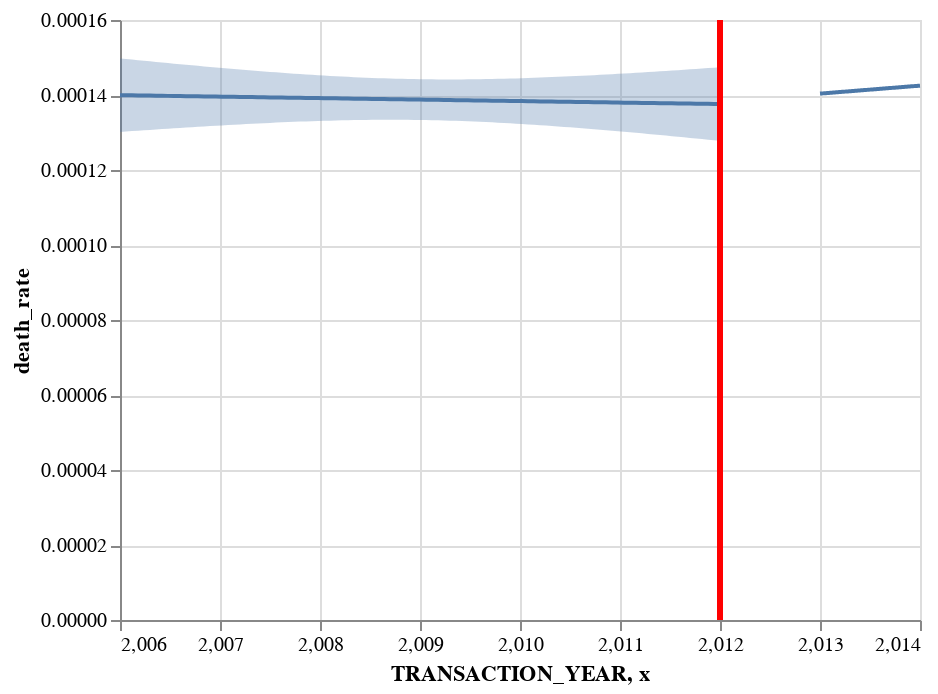

The cell this chart's notebook holds for it:
### Markdown cell above
> pre-post for death rate

### Code cell
xvar= "TRANSACTION_YEAR"
yvar="death_rate"
fit, chart = pre_post(WA, yvar, xvar, 2012, alpha=0.05)
chart

### Figure 1 — Vega-Lite specification as saved in the notebook (floating-point values rounded to 4 significant figures)
{"config": {"view": {"continuousWidth": 400, "continuousHeight": 300}}, "layer": [{"data": {"name": "data-55faba22b332803f3cf024ab01af5ac5"}, "mark": "errorband", "encoding": {"x": {"field": "TRANSACTION_YEAR", "type": "quantitative"}, "y": {"field": "ci_low", "title": "death_rate", "type": "quantitative"}, "y2": {"field": "ci_high"}}}, {"data": {"name": "data-8ecef365b0bb434f45b5472c5743926a"}, "mark": "errorband", "encoding": {"x": {"field": "TRANSACTION_YEAR", "type": "quantitative"}, "y": {"field": "ci_low", "title": "death_rate", "type": "quantitative"}, "y2": {"field": "ci_high"}}}, {"data": {"name": "data-55faba22b332803f3cf024ab01af5ac5"}, "mark": "line", "encoding": {"x": {"field": "TRANSACTION_YEAR", "type": "quantitative"}, "y": {"field": "death_rate", "type": "quantitative"}}}, {"data": {"name": "data-8ecef365b0bb434f45b5472c5743926a"}, "mark": "line", "encoding": {"x": {"field": "TRANSACTION_YEAR", "type": "quantitative"}, "y": {"field": "death_rate", "type": "quantitative"}}}, {"data": {"name": "data-093671e60d609957934f7032375c92d9"}, "mark": {"type": "rule", "color": "red", "strokeWidth": 3}, "encoding": {"x": {"field": "x", "type": "quantitative"}}}], "$schema": "https://vega.github.io/schema/vega-lite/v4.17.0.json", "datasets": {"data-55faba22b332803f3cf024ab01af5ac5": [{"TRANSACTION_YEAR": 2006.0, "death_rate": 0.00014, "ci_low": 0.0001301, "ci_high": 0.0001498}, {"TRANSACTION_YEAR": 2006.0, "death_rate": 0.0001399, "ci_low": 0.0001303, "ci_high": 0.0001496}, {"TRANSACTION_YEAR": 2006.0, "death_rate": 0.0001399, "ci_low": 0.0001304, "ci_high": 0.0001494}, {"TRANSACTION_YEAR": 2006.0, "death_rate": 0.0001399, "ci_low": 0.0001305, "ci_high": 0.0001493}, {"TRANSACTION_YEAR": 2006.0, "death_rate": 0.0001399, "ci_low": 0.0001306, "ci_high": 0.0001491}, {"TRANSACTION_YEAR": 2006.0, "death_rate": 0.0001398, "ci_low": 0.0001307, "ci_high": 0.000149}, {"TRANSACTION_YEAR": 2006.0, "death_rate": 0.0001398, "ci_low": 0.0001308, "ci_high": 0.0001488}, {"TRANSACTION_YEAR": 2006.0, "death_rate": 0.0001398, "ci_low": 0.0001309, "ci_high": 0.0001487}, {"TRANSACTION_YEAR": 2006.0, "death_rate": 0.0001398, "ci_low": 0.000131, "ci_high": 0.0001485}, {"TRANSACTION_YEAR": 2007.0, "death_rate": 0.0001397, "ci_low": 0.0001311, "ci_high": 0.0001484}, {"TRANSACTION_YEAR": 2007.0, "death_rate": 0.0001397, "ci_low": 0.0001312, "ci_high": 0.0001482}, {"TRANSACTION_YEAR": 2007.0, "death_rate": 0.0001397, "ci_low": 0.0001313, "ci_high": 0.0001481}, {"TRANSACTION_YEAR": 2007.0, "death_rate": 0.0001397, "ci_low": 0.0001314, "ci_high": 0.0001479}, {"TRANSACTION_YEAR": 2007.0, "death_rate": 0.0001396, "ci_low": 0.0001315, "ci_high": 0.0001478}, {"TRANSACTION_YEAR": 2007.0, "death_rate": 0.0001396, "ci_low": 0.0001316, "ci_high": 0.0001476}, {"TRANSACTION_YEAR": 2007.0, "death_rate": 0.0001396, "ci_low": 0.0001317, "ci_high": 0.0001475}, {"TRANSACTION_YEAR": 2007.0, "death_rate": 0.0001396, "ci_low": 0.0001318, "ci_high": 0.0001473}, {"TRANSACTION_YEAR": 2007.0, "death_rate": 0.0001396, "ci_low": 0.0001319, "ci_high": 0.0001472}, {"TRANSACTION_YEAR": 2007.0, "death_rate": 0.0001395, "ci_low": 0.000132, "ci_high": 0.0001471}, {"TRANSACTION_YEAR": 2007.0, "death_rate": 0.0001395, "ci_low": 0.0001321, "ci_high": 0.0001469}, {"TRANSACTION_YEAR": 2007.0, "death_rate": 0.0001395, "ci_low": 0.0001322, "ci_high": 0.0001468}, {"TRANSACTION_YEAR": 2007.0, "death_rate": 0.0001395, "ci_low": 0.0001322, "ci_high": 0.0001467}, {"TRANSACTION_YEAR": 2007.0, "death_rate": 0.0001394, "ci_low": 0.0001323, "ci_high": 0.0001465}, {"TRANSACTION_YEAR": 2007.0, "death_rate": 0.0001394, "ci_low": 0.0001324, "ci_high": 0.0001464}, {"TRANSACTION_YEAR": 2007.0, "death_rate": 0.0001394, "ci_low": 0.0001325, "ci_high": 0.0001463}, {"TRANSACTION_YEAR": 2007.0, "death_rate": 0.0001394, "ci_low": 0.0001326, "ci_high": 0.0001462}, {"TRANSACTION_YEAR": 2008.0, "death_rate": 0.0001393, "ci_low": 0.0001326, "ci_high": 0.000146}, {"TRANSACTION_YEAR": 2008.0, "death_rate": 0.0001393, "ci_low": 0.0001327, "ci_high": 0.0001459}, {"TRANSACTION_YEAR": 2008.0, "death_rate": 0.0001393, "ci_low": 0.0001328, "ci_high": 0.0001458}, {"TRANSACTION_YEAR": 2008.0, "death_rate": 0.0001393, "ci_low": 0.0001328, "ci_high": 0.0001457}, {"TRANSACTION_YEAR": 2008.0, "death_rate": 0.0001392, "ci_low": 0.0001329, "ci_high": 0.0001456}, {"TRANSACTION_YEAR": 2008.0, "death_rate": 0.0001392, "ci_low": 0.000133, "ci_high": 0.0001455}, {"TRANSACTION_YEAR": 2008.0, "death_rate": 0.0001392, "ci_low": 0.000133, "ci_high": 0.0001454}, {"TRANSACTION_YEAR": 2008.0, "death_rate": 0.0001392, "ci_low": 0.0001331, "ci_high": 0.0001453}, {"TRANSACTION_YEAR": 2008.0, "death_rate": 0.0001392, "ci_low": 0.0001331, "ci_high": 0.0001452}, {"TRANSACTION_YEAR": 2008.0, "death_rate": 0.0001391, "ci_low": 0.0001332, "ci_high": 0.0001451}, {"TRANSACTION_YEAR": 2008.0, "death_rate": 0.0001391, "ci_low": 0.0001332, "ci_high": 0.000145}, {"TRANSACTION_YEAR": 2008.0, "death_rate": 0.0001391, "ci_low": 0.0001332, "ci_high": 0.0001449}, {"TRANSACTION_YEAR": 2008.0, "death_rate": 0.0001391, "ci_low": 0.0001333, "ci_high": 0.0001448}, {"TRANSACTION_YEAR": 2008.0, "death_rate": 0.000139, "ci_low": 0.0001333, "ci_high": 0.0001448}, {"TRANSACTION_YEAR": 2008.0, "death_rate": 0.000139, "ci_low": 0.0001333, "ci_high": 0.0001447}, {"TRANSACTION_YEAR": 2008.0, "death_rate": 0.000139, "ci_low": 0.0001334, "ci_high": 0.0001446}, {"TRANSACTION_YEAR": 2009.0, "death_rate": 0.000139, "ci_low": 0.0001334, "ci_high": 0.0001446}, {"TRANSACTION_YEAR": 2009.0, "death_rate": 0.0001389, "ci_low": 0.0001334, "ci_high": 0.0001445}, {"TRANSACTION_YEAR": 2009.0, "death_rate": 0.0001389, "ci_low": 0.0001334, "ci_high": 0.0001444}, {"TRANSACTION_YEAR": 2009.0, "death_rate": 0.0001389, "ci_low": 0.0001334, "ci_high": 0.0001444}, {"TRANSACTION_YEAR": 2009.0, "death_rate": 0.0001389, "ci_low": 0.0001334, "ci_high": 0.0001443}, {"TRANSACTION_YEAR": 2009.0, "death_rate": 0.0001388, "ci_low": 0.0001334, "ci_high": 0.0001443}, {"TRANSACTION_YEAR": 2009.0, "death_rate": 0.0001388, "ci_low": 0.0001334, "ci_high": 0.0001443}, {"TRANSACTION_YEAR": 2009.0, "death_rate": 0.0001388, "ci_low": 0.0001334, "ci_high": 0.0001442}, {"TRANSACTION_YEAR": 2009.0, "death_rate": 0.0001388, "ci_low": 0.0001333, "ci_high": 0.0001442}, {"TRANSACTION_YEAR": 2009.0, "death_rate": 0.0001387, "ci_low": 0.0001333, "ci_high": 0.0001442}, {"TRANSACTION_YEAR": 2009.0, "death_rate": 0.0001387, "ci_low": 0.0001333, "ci_high": 0.0001442}, {"TRANSACTION_YEAR": 2009.0, "death_rate": 0.0001387, "ci_low": 0.0001332, "ci_high": 0.0001442}, {"TRANSACTION_YEAR": 2009.0, "death_rate": 0.0001387, "ci_low": 0.0001332, "ci_high": 0.0001442}, {"TRANSACTION_YEAR": 2009.0, "death_rate": 0.0001387, "ci_low": 0.0001332, "ci_high": 0.0001442}, {"TRANSACTION_YEAR": 2009.0, "death_rate": 0.0001386, "ci_low": 0.0001331, "ci_high": 0.0001442}, {"TRANSACTION_YEAR": 2009.0, "death_rate": 0.0001386, "ci_low": 0.000133, "ci_high": 0.0001442}, {"TRANSACTION_YEAR": 2009.0, "death_rate": 0.0001386, "ci_low": 0.000133, "ci_high": 0.0001442}, {"TRANSACTION_YEAR": 2010.0, "death_rate": 0.0001386, "ci_low": 0.0001329, "ci_high": 0.0001442}, {"TRANSACTION_YEAR": 2010.0, "death_rate": 0.0001385, "ci_low": 0.0001329, "ci_high": 0.0001442}, {"TRANSACTION_YEAR": 2010.0, "death_rate": 0.0001385, "ci_low": 0.0001328, "ci_high": 0.0001442}, {"TRANSACTION_YEAR": 2010.0, "death_rate": 0.0001385, "ci_low": 0.0001327, "ci_high": 0.0001443}, {"TRANSACTION_YEAR": 2010.0, "death_rate": 0.0001385, "ci_low": 0.0001326, "ci_high": 0.0001443}, {"TRANSACTION_YEAR": 2010.0, "death_rate": 0.0001384, "ci_low": 0.0001325, "ci_high": 0.0001443}, {"TRANSACTION_YEAR": 2010.0, "death_rate": 0.0001384, "ci_low": 0.0001325, "ci_high": 0.0001444}, {"TRANSACTION_YEAR": 2010.0, "death_rate": 0.0001384, "ci_low": 0.0001324, "ci_high": 0.0001444}, {"TRANSACTION_YEAR": 2010.0, "death_rate": 0.0001384, "ci_low": 0.0001323, "ci_high": 0.0001445}, {"TRANSACTION_YEAR": 2010.0, "death_rate": 0.0001383, "ci_low": 0.0001322, "ci_high": 0.0001445}, {"TRANSACTION_YEAR": 2010.0, "death_rate": 0.0001383, "ci_low": 0.0001321, "ci_high": 0.0001446}, {"TRANSACTION_YEAR": 2010.0, "death_rate": 0.0001383, "ci_low": 0.000132, "ci_high": 0.0001446}, {"TRANSACTION_YEAR": 2010.0, "death_rate": 0.0001383, "ci_low": 0.0001318, "ci_high": 0.0001447}, {"TRANSACTION_YEAR": 2010.0, "death_rate": 0.0001383, "ci_low": 0.0001317, "ci_high": 0.0001448}, {"TRANSACTION_YEAR": 2010.0, "death_rate": 0.0001382, "ci_low": 0.0001316, "ci_high": 0.0001448}, {"TRANSACTION_YEAR": 2010.0, "death_rate": 0.0001382, "ci_low": 0.0001315, "ci_high": 0.0001449}, {"TRANSACTION_YEAR": 2010.0, "death_rate": 0.0001382, "ci_low": 0.0001314, "ci_high": 0.000145}, {"TRANSACTION_YEAR": 2011.0, "death_rate": 0.0001382, "ci_low": 0.0001313, "ci_high": 0.0001451}, {"TRANSACTION_YEAR": 2011.0, "death_rate": 0.0001381, "ci_low": 0.0001311, "ci_high": 0.0001451}, {"TRANSACTION_YEAR": 2011.0, "death_rate": 0.0001381, "ci_low": 0.000131, "ci_high": 0.0001452}, {"TRANSACTION_YEAR": 2011.0, "death_rate": 0.0001381, "ci_low": 0.0001309, "ci_high": 0.0001453}, {"TRANSACTION_YEAR": 2011.0, "death_rate": 0.0001381, "ci_low": 0.0001307, "ci_high": 0.0001454}, {"TRANSACTION_YEAR": 2011.0, "death_rate": 0.000138, "ci_low": 0.0001306, "ci_high": 0.0001455}, {"TRANSACTION_YEAR": 2011.0, "death_rate": 0.000138, "ci_low": 0.0001305, "ci_high": 0.0001456}, {"TRANSACTION_YEAR": 2011.0, "death_rate": 0.000138, "ci_low": 0.0001303, "ci_high": 0.0001456}, {"TRANSACTION_YEAR": 2011.0, "death_rate": 0.000138, "ci_low": 0.0001302, "ci_high": 0.0001457}, {"TRANSACTION_YEAR": 2011.0, "death_rate": 0.0001379, "ci_low": 0.0001301, "ci_high": 0.0001458}, {"TRANSACTION_YEAR": 2011.0, "death_rate": 0.0001379, "ci_low": 0.0001299, "ci_high": 0.0001459}, {"TRANSACTION_YEAR": 2011.0, "death_rate": 0.0001379, "ci_low": 0.0001298, "ci_high": 0.000146}, {"TRANSACTION_YEAR": 2011.0, "death_rate": 0.0001379, "ci_low": 0.0001296, "ci_high": 0.0001461}, {"TRANSACTION_YEAR": 2011.0, "death_rate": 0.0001378, "ci_low": 0.0001295, "ci_high": 0.0001462}, {"TRANSACTION_YEAR": 2011.0, "death_rate": 0.0001378, "ci_low": 0.0001293, "ci_high": 0.0001463}, {"TRANSACTION_YEAR": 2011.0, "death_rate": 0.0001378, "ci_low": 0.0001292, "ci_high": 0.0001464}, {"TRANSACTION_YEAR": 2012.0, "death_rate": 0.0001378, "ci_low": 0.000129, "ci_high": 0.0001465}, {"TRANSACTION_YEAR": 2012.0, "death_rate": 0.0001378, "ci_low": 0.0001289, "ci_high": 0.0001466}, {"TRANSACTION_YEAR": 2012.0, "death_rate": 0.0001377, "ci_low": 0.0001287, "ci_high": 0.0001467}, {"TRANSACTION_YEAR": 2012.0, "death_rate": 0.0001377, "ci_low": 0.0001286, "ci_high": 0.0001468}, {"TRANSACTION_YEAR": 2012.0, "death_rate": 0.0001377, "ci_low": 0.0001284, "ci_high": 0.000147}, {"TRANSACTION_YEAR": 2012.0, "death_rate": 0.0001377, "ci_low": 0.0001283, "ci_high": 0.0001471}, {"TRANSACTION_YEAR": 2012.0, "death_rate": 0.0001376, "ci_low": 0.0001281, "ci_high": 0.0001472}, {"TRANSACTION_YEAR": 2012.0, "death_rate": 0.0001376, "ci_low": 0.0001279, "ci_high": 0.0001473}, {"TRANSACTION_YEAR": 2012.0, "death_rate": 0.0001376, "ci_low": 0.0001278, "ci_high": 0.0001474}], "data-8ecef365b0bb434f45b5472c5743926a": [{"TRANSACTION_YEAR": 2013.0, "death_rate": 0.0001404, "ci_low": null, "ci_high": null}, {"TRANSACTION_YEAR": 2013.0, "death_rate": 0.0001404, "ci_low": null, "ci_high": null}, {"TRANSACTION_YEAR": 2013.0, "death_rate": 0.0001404, "ci_low": null, "ci_high": null}, {"TRANSACTION_YEAR": 2013.0, "death_rate": 0.0001404, "ci_low": null, "ci_high": null}, {"TRANSACTION_YEAR": 2013.0, "death_rate": 0.0001405, "ci_low": null, "ci_high": null}, {"TRANSACTION_YEAR": 2013.0, "death_rate": 0.0001405, "ci_low": null, "ci_high": null}, {"TRANSACTION_YEAR": 2013.0, "death_rate": 0.0001405, "ci_low": null, "ci_high": null}, {"TRANSACTION_YEAR": 2013.0, "death_rate": 0.0001405, "ci_low": null, "ci_high": null}, {"TRANSACTION_YEAR": 2013.0, "death_rate": 0.0001405, "ci_low": null, "ci_high": null}, {"TRANSACTION_YEAR": 2013.0, "death_rate": 0.0001406, "ci_low": null, "ci_high": null}, {"TRANSACTION_YEAR": 2013.0, "death_rate": 0.0001406, "ci_low": null, "ci_high": null}, {"TRANSACTION_YEAR": 2013.0, "death_rate": 0.0001406, "ci_low": null, "ci_high": null}, {"TRANSACTION_YEAR": 2013.0, "death_rate": 0.0001406, "ci_low": null, "ci_high": null}, {"TRANSACTION_YEAR": 2013.0, "death_rate": 0.0001406, "ci_low": null, "ci_high": null}, {"TRANSACTION_YEAR": 2013.0, "death_rate": 0.0001407, "ci_low": null, "ci_high": null}, {"TRANSACTION_YEAR": 2013.0, "death_rate": 0.0001407, "ci_low": null, "ci_high": null}, {"TRANSACTION_YEAR": 2013.0, "death_rate": 0.0001407, "ci_low": null, "ci_high": null}, {"TRANSACTION_YEAR": 2013.0, "death_rate": 0.0001407, "ci_low": null, "ci_high": null}, {"TRANSACTION_YEAR": 2013.0, "death_rate": 0.0001408, "ci_low": null, "ci_high": null}, {"TRANSACTION_YEAR": 2013.0, "death_rate": 0.0001408, "ci_low": null, "ci_high": null}, {"TRANSACTION_YEAR": 2013.0, "death_rate": 0.0001408, "ci_low": null, "ci_high": null}, {"TRANSACTION_YEAR": 2013.0, "death_rate": 0.0001408, "ci_low": null, "ci_high": null}, {"TRANSACTION_YEAR": 2013.0, "death_rate": 0.0001408, "ci_low": null, "ci_high": null}, {"TRANSACTION_YEAR": 2013.0, "death_rate": 0.0001409, "ci_low": null, "ci_high": null}, {"TRANSACTION_YEAR": 2013.0, "death_rate": 0.0001409, "ci_low": null, "ci_high": null}, {"TRANSACTION_YEAR": 2013.0, "death_rate": 0.0001409, "ci_low": null, "ci_high": null}, {"TRANSACTION_YEAR": 2013.0, "death_rate": 0.0001409, "ci_low": null, "ci_high": null}, {"TRANSACTION_YEAR": 2013.0, "death_rate": 0.0001409, "ci_low": null, "ci_high": null}, {"TRANSACTION_YEAR": 2013.0, "death_rate": 0.000141, "ci_low": null, "ci_high": null}, {"TRANSACTION_YEAR": 2013.0, "death_rate": 0.000141, "ci_low": null, "ci_high": null}, {"TRANSACTION_YEAR": 2013.0, "death_rate": 0.000141, "ci_low": null, "ci_high": null}, {"TRANSACTION_YEAR": 2013.0, "death_rate": 0.000141, "ci_low": null, "ci_high": null}, {"TRANSACTION_YEAR": 2013.0, "death_rate": 0.000141, "ci_low": null, "ci_high": null}, {"TRANSACTION_YEAR": 2013.0, "death_rate": 0.0001411, "ci_low": null, "ci_high": null}, {"TRANSACTION_YEAR": 2013.0, "death_rate": 0.0001411, "ci_low": null, "ci_high": null}, {"TRANSACTION_YEAR": 2013.0, "death_rate": 0.0001411, "ci_low": null, "ci_high": null}, {"TRANSACTION_YEAR": 2013.0, "death_rate": 0.0001411, "ci_low": null, "ci_high": null}, {"TRANSACTION_YEAR": 2013.0, "death_rate": 0.0001412, "ci_low": null, "ci_high": null}, {"TRANSACTION_YEAR": 2013.0, "death_rate": 0.0001412, "ci_low": null, "ci_high": null}, {"TRANSACTION_YEAR": 2013.0, "death_rate": 0.0001412, "ci_low": null, "ci_high": null}, {"TRANSACTION_YEAR": 2013.0, "death_rate": 0.0001412, "ci_low": null, "ci_high": null}, {"TRANSACTION_YEAR": 2013.0, "death_rate": 0.0001412, "ci_low": null, "ci_high": null}, {"TRANSACTION_YEAR": 2013.0, "death_rate": 0.0001413, "ci_low": null, "ci_high": null}, {"TRANSACTION_YEAR": 2013.0, "death_rate": 0.0001413, "ci_low": null, "ci_high": null}, {"TRANSACTION_YEAR": 2013.0, "death_rate": 0.0001413, "ci_low": null, "ci_high": null}, {"TRANSACTION_YEAR": 2013.0, "death_rate": 0.0001413, "ci_low": null, "ci_high": null}, {"TRANSACTION_YEAR": 2013.0, "death_rate": 0.0001413, "ci_low": null, "ci_high": null}, {"TRANSACTION_YEAR": 2013.0, "death_rate": 0.0001414, "ci_low": null, "ci_high": null}, {"TRANSACTION_YEAR": 2013.0, "death_rate": 0.0001414, "ci_low": null, "ci_high": null}, {"TRANSACTION_YEAR": 2013.0, "death_rate": 0.0001414, "ci_low": null, "ci_high": null}, {"TRANSACTION_YEAR": 2013.0, "death_rate": 0.0001414, "ci_low": null, "ci_high": null}, {"TRANSACTION_YEAR": 2014.0, "death_rate": 0.0001415, "ci_low": null, "ci_high": null}, {"TRANSACTION_YEAR": 2014.0, "death_rate": 0.0001415, "ci_low": null, "ci_high": null}, {"TRANSACTION_YEAR": 2014.0, "death_rate": 0.0001415, "ci_low": null, "ci_high": null}, {"TRANSACTION_YEAR": 2014.0, "death_rate": 0.0001415, "ci_low": null, "ci_high": null}, {"TRANSACTION_YEAR": 2014.0, "death_rate": 0.0001415, "ci_low": null, "ci_high": null}, {"TRANSACTION_YEAR": 2014.0, "death_rate": 0.0001416, "ci_low": null, "ci_high": null}, {"TRANSACTION_YEAR": 2014.0, "death_rate": 0.0001416, "ci_low": null, "ci_high": null}, {"TRANSACTION_YEAR": 2014.0, "death_rate": 0.0001416, "ci_low": null, "ci_high": null}, {"TRANSACTION_YEAR": 2014.0, "death_rate": 0.0001416, "ci_low": null, "ci_high": null}, {"TRANSACTION_YEAR": 2014.0, "death_rate": 0.0001416, "ci_low": null, "ci_high": null}, {"TRANSACTION_YEAR": 2014.0, "death_rate": 0.0001417, "ci_low": null, "ci_high": null}, {"TRANSACTION_YEAR": 2014.0, "death_rate": 0.0001417, "ci_low": null, "ci_high": null}, {"TRANSACTION_YEAR": 2014.0, "death_rate": 0.0001417, "ci_low": null, "ci_high": null}, {"TRANSACTION_YEAR": 2014.0, "death_rate": 0.0001417, "ci_low": null, "ci_high": null}, {"TRANSACTION_YEAR": 2014.0, "death_rate": 0.0001418, "ci_low": null, "ci_high": null}, {"TRANSACTION_YEAR": 2014.0, "death_rate": 0.0001418, "ci_low": null, "ci_high": null}, {"TRANSACTION_YEAR": 2014.0, "death_rate": 0.0001418, "ci_low": null, "ci_high": null}, {"TRANSACTION_YEAR": 2014.0, "death_rate": 0.0001418, "ci_low": null, "ci_high": null}, {"TRANSACTION_YEAR": 2014.0, "death_rate": 0.0001418, "ci_low": null, "ci_high": null}, {"TRANSACTION_YEAR": 2014.0, "death_rate": 0.0001419, "ci_low": null, "ci_high": null}, {"TRANSACTION_YEAR": 2014.0, "death_rate": 0.0001419, "ci_low": null, "ci_high": null}, {"TRANSACTION_YEAR": 2014.0, "death_rate": 0.0001419, "ci_low": null, "ci_high": null}, {"TRANSACTION_YEAR": 2014.0, "death_rate": 0.0001419, "ci_low": null, "ci_high": null}, {"TRANSACTION_YEAR": 2014.0, "death_rate": 0.0001419, "ci_low": null, "ci_high": null}, {"TRANSACTION_YEAR": 2014.0, "death_rate": 0.000142, "ci_low": null, "ci_high": null}, {"TRANSACTION_YEAR": 2014.0, "death_rate": 0.000142, "ci_low": null, "ci_high": null}, {"TRANSACTION_YEAR": 2014.0, "death_rate": 0.000142, "ci_low": null, "ci_high": null}, {"TRANSACTION_YEAR": 2014.0, "death_rate": 0.000142, "ci_low": null, "ci_high": null}, {"TRANSACTION_YEAR": 2014.0, "death_rate": 0.000142, "ci_low": null, "ci_high": null}, {"TRANSACTION_YEAR": 2014.0, "death_rate": 0.0001421, "ci_low": null, "ci_high": null}, {"TRANSACTION_YEAR": 2014.0, "death_rate": 0.0001421, "ci_low": null, "ci_high": null}, {"TRANSACTION_YEAR": 2014.0, "death_rate": 0.0001421, "ci_low": null, "ci_high": null}, {"TRANSACTION_YEAR": 2014.0, "death_rate": 0.0001421, "ci_low": null, "ci_high": null}, {"TRANSACTION_YEAR": 2014.0, "death_rate": 0.0001422, "ci_low": null, "ci_high": null}, {"TRANSACTION_YEAR": 2014.0, "death_rate": 0.0001422, "ci_low": null, "ci_high": null}, {"TRANSACTION_YEAR": 2014.0, "death_rate": 0.0001422, "ci_low": null, "ci_high": null}, {"TRANSACTION_YEAR": 2014.0, "death_rate": 0.0001422, "ci_low": null, "ci_high": null}, {"TRANSACTION_YEAR": 2014.0, "death_rate": 0.0001422, "ci_low": null, "ci_high": null}, {"TRANSACTION_YEAR": 2014.0, "death_rate": 0.0001423, "ci_low": null, "ci_high": null}, {"TRANSACTION_YEAR": 2014.0, "death_rate": 0.0001423, "ci_low": null, "ci_high": null}, {"TRANSACTION_YEAR": 2014.0, "death_rate": 0.0001423, "ci_low": null, "ci_high": null}, {"TRANSACTION_YEAR": 2014.0, "death_rate": 0.0001423, "ci_low": null, "ci_high": null}, {"TRANSACTION_YEAR": 2014.0, "death_rate": 0.0001423, "ci_low": null, "ci_high": null}, {"TRANSACTION_YEAR": 2014.0, "death_rate": 0.0001424, "ci_low": null, "ci_high": null}, {"TRANSACTION_YEAR": 2014.0, "death_rate": 0.0001424, "ci_low": null, "ci_high": null}, {"TRANSACTION_YEAR": 2014.0, "death_rate": 0.0001424, "ci_low": null, "ci_high": null}, {"TRANSACTION_YEAR": 2014.0, "death_rate": 0.0001424, "ci_low": null, "ci_high": null}, {"TRANSACTION_YEAR": 2014.0, "death_rate": 0.0001425, "ci_low": null, "ci_high": null}, {"TRANSACTION_YEAR": 2014.0, "death_rate": 0.0001425, "ci_low": null, "ci_high": null}, {"TRANSACTION_YEAR": 2014.0, "death_rate": 0.0001425, "ci_low": null, "ci_high": null}], "data-093671e60d609957934f7032375c92d9": [{"x": 2012}]}}
